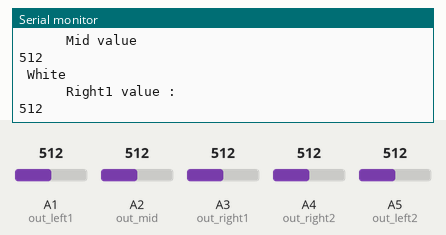
Bench run of a sketch on a simulated Arduino Uno, built with avr-gcc and run on an emulated ATmega328P. On the bench: the last lines printed to the serial monitor. The test bench sets the inputs (shaded band); at power-on: A1 (out_left1) = 512, A2 (out_mid) = 512, A3 (out_right1) = 512, A4 (out_right2) = 512, A5 (out_left2) = 512.

Above: at 1.3 s.
1.4 s: A1 (out_left1) set to 425
At 2.02 s:
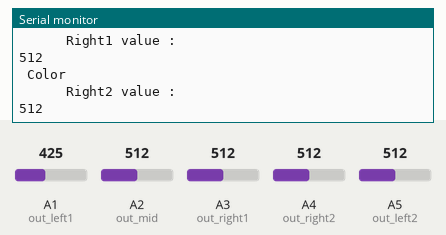
2.9 s: A2 (out_mid) set to 615
At 3.02 s:
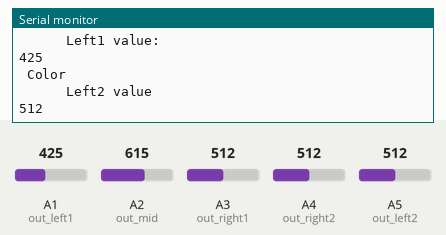
4.4 s: A3 (out_right1) set to 716
At 4.73 s:
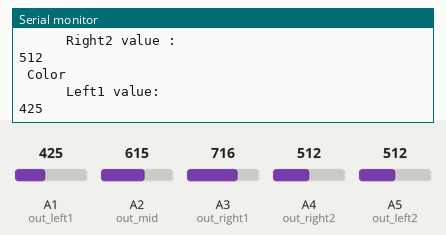
5.9 s: A4 (out_right2) set to 306
At 5.93 s:
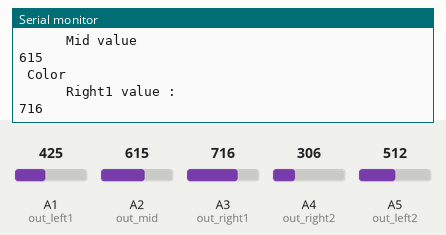
7.4 s: A5 (out_left2) set to 860
At 8.63 s:
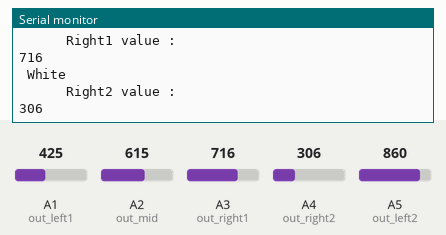
8.9 s: A1 (out_left1) set to 445
At 9.63 s:
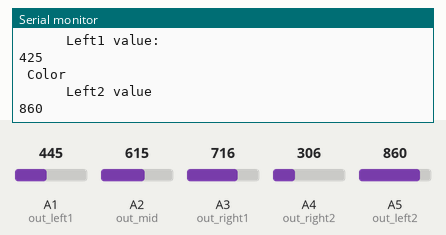
Timing chart, 0 to 11.4 s (numbered marks = the images above; inputs shaded):
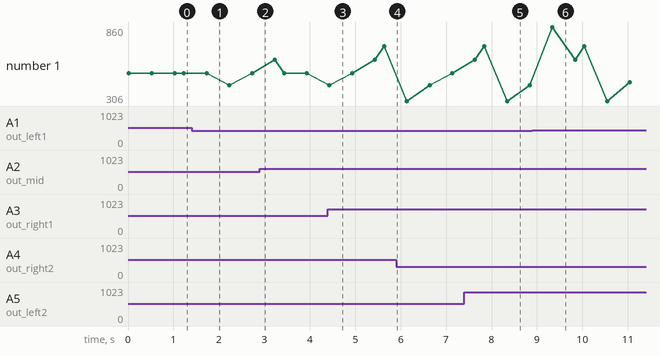

The sketch:

ir5SensorLocalization.ino
```cpp
/*
Author: Saad Ur Rehman
Email: saad.ur.rehman77@gmail.com
*/

/*--------------------------------------------------------
  ----------------------------------------------------------------IR SENSOR CODE-------------------------------------------------------------------------------------------
  ----------------------------------------------------------------------*/

//Sensor readings
int freq_left1 = 0;
int freq_left2 = 0;
int freq_mid = 0;
int freq_right1 = 0;
int freq_right2 = 0;


int freq = 0;

//Sensor pins
unsigned int out_left1 = A1;
unsigned int out_left2 = A5;
unsigned int out_right1 = A3;
unsigned int out_right2 = A4;
unsigned int out_mid = A2;


//sensor functions
int readIR (int pinNum);
int colorCheck(int pinNum);

void setup()
{
  Serial.begin(9600);

  pinMode(out_left1, INPUT);
  pinMode(out_left2, INPUT);
  pinMode(out_right1, INPUT);
  pinMode(out_right2, INPUT);
  pinMode(out_mid, INPUT);

}

void loop ()
{ //  ////--------------------------------------------------------- Left - 1 IR Sensor -------------------------------------------------------
  Serial.println("\t \t Left1 value:");                                         //take sensor input
  freq_left1 = readIR(out_left1);

  Serial.println(freq_left1);
  delay(500);
  //
  if (colorCheck(out_left1) == 0)
    Serial.println(" White");
  else
    Serial.println(" Color");
  //  //////
  //  ////  delay(500);
  //  //
  //  //
  //  //  //  //  ////--------------------------------------------------------- Left - 2 IR Sensor -------------------------------------------------------
  Serial.println("\t \t Left2 value");                                         //take sensor input
  freq_left2 = readIR(out_left2);
  Serial.println(freq_left2);
  delay(500);
  //
  if (colorCheck(out_left2) == 0)
    Serial.println(" White");
  else
    Serial.println(" Color");
  //  //
  //  //  //    delay(500);
  //  //
  //  ////  //  //  //////----------------------------------------Middle IR Sensor--------------------------------
  //  //  ////  //
  Serial.println("\t \t Mid value");                                         //take sensor input
  freq_mid = readIR(out_mid);

  Serial.println(freq_mid);
  delay(200);
  //
  if (colorCheck(out_mid) == 0)
    Serial.println(" White");
  else
    Serial.println(" Color");

  //  //    delay(500);
  //  //  //
  //  //  ////  //  ////-------------------------------------------------------------Right - 1 IR Sensor----------------------------------------
  //  //  //  //
  Serial.println("\t \t Right1 value : ");
  freq_right1 = readIR(out_right1);
  Serial.println(freq_right1);
  delay(500);

  if (colorCheck(out_right1) == 0)
    Serial.println(" White");
  else
    Serial.println(" Color");
  //  //  //
  //  //  //    delay(500);
  //  //  ////
  //  //  ////  //  ////-------------------------------------------------------------Right - 2 IR Sensor----------------------------------------
  //  ////  //
  Serial.println("\t \t Right2 value : ");
  freq_right2 = readIR(out_right2);
  Serial.println(freq_right2);
  delay(500);
  //
  if (colorCheck(out_right2) == 0)
    Serial.println(" White");
  else
    Serial.println(" Color");
  //
  //  //    delay(500);


}


int readIR (int pinNum)
{
  return analogRead(pinNum);
}

int colorCheck(int pin)
{
  freq = readIR(pin);

  if (pin == out_left1) //left 1
  {
    if (freq >= 450 && freq <= 605) //------------------------------------------------ white is 0
      return 0;
    else
      return 1;   //--------------------------------------this is color
  }

  if (pin == out_left2) //left 2
  {
    if (freq >= 600 && freq <= 760)
    {
      return 0;
    }
    else
      return 1;
  }

  if (pin == out_mid) //mid
  {
    if (freq >= 435 && freq <= 580)
      return 0;
    else
      return 1;
  }

  if (pin == out_right1) //right 1
  {
    if (freq >= 630 && freq <= 830)
      return 0;
    else
      return 1;
  }

  if (pin == out_right2) //right 2
  {
    if (freq >= 580 && freq <= 850)
      return 0;
    else
      return 1;
  }
}
```

Measured:
- plotted number 1: 512 → 716 after the input at 4.4 s, 425 → 445 after the input at 8.9 s
